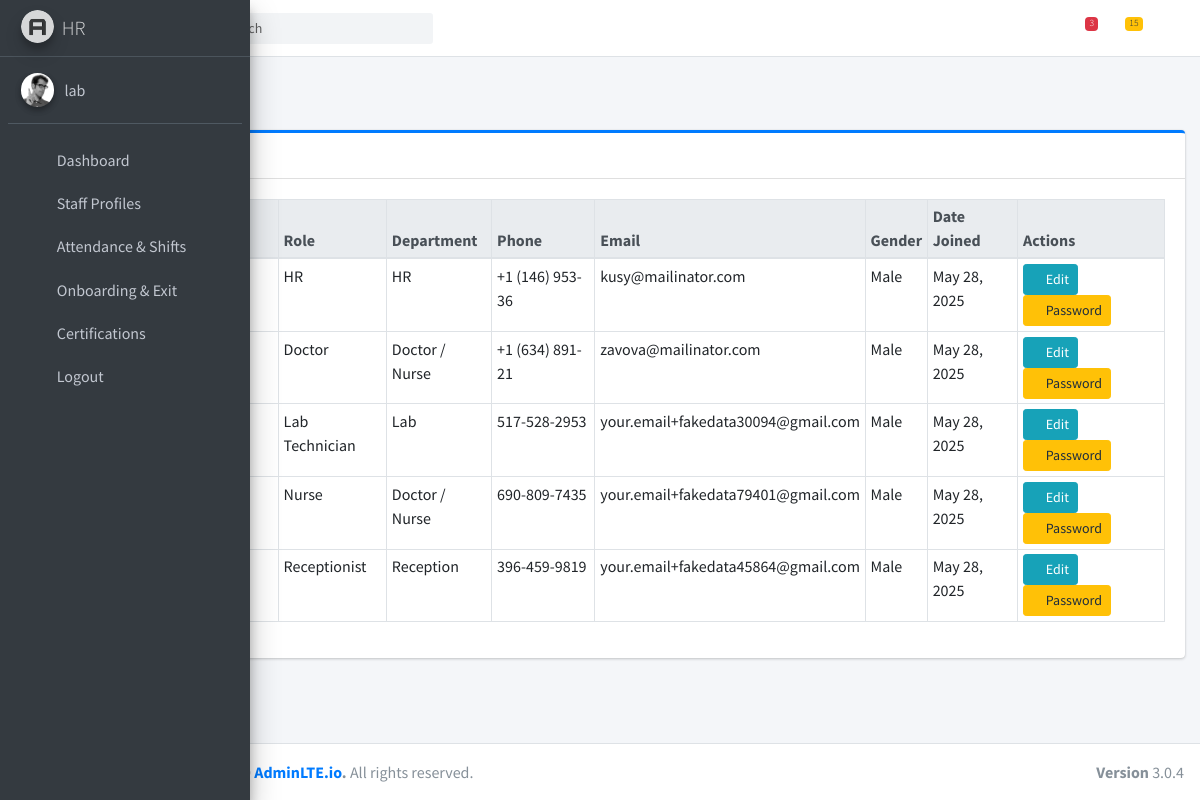
The page /hr/staff_profile/ (signed in) on the database its author committed.
### hospapp/models.py (models this page shows, shortened)
class Profile(models.Model):
    GENDER_CHOICES = [('M', 'Male'), ('F', 'Female')]
    user = models.OneToOneField(User, on_delete=models.CASCADE)
    gender = models.CharField(max_length=1, choices=GENDER_CHOICES, default='M')
    role = models.CharField(max_length=20, choices=ROLE_CHOICES)
    phone_number = models.CharField(max_length=15, blank=True)
    address = models.TextField(blank=True, null=True)
    photo = models.ImageField(upload_to='profile_photos/', blank=True, null=True)
    department = models.ForeignKey(Department, on_delete=models.SET_NULL, null=True, blank=True)
    date_joined = models.DateField(default=timezone.now)

class Department(models.Model):
    name = models.CharField(max_length=100, unique=True)

### hospapp/views.py (the view)
# urls.py: path('hr/staff_profile/', views.staff_profiles, name='staff_profiles'),
@login_required(login_url='home')
def staff_profiles(request):
    staff_list = Profile.objects.select_related('user', 'department').all()
    departments = Department.objects.all()
    context = {
        'staff_list': staff_list,
        'departments': departments,
    }
    return render(request, 'hr/staff_profiles.html', context)

### hospapp/templates/hr/staff_profiles.html (shortened to what this page needs)
{% extends "hr/base.html" %}
{% block content %}
<div class="content-header">
  <div class="container-fluid">
    <div class="row mb-2">
      <div class="col-sm-6">
        <h1 class="m-0 text-dark">Staff Profiles</h1>
      </div>
    </div>
  </div>
</div>
<section class="content">
  <div class="container-fluid">
    <div class="card card-outline card-primary">
      <div class="card-header">
        <h3 class="card-title">Staff Records</h3>
      </div>
      <div class="card-body">
        <div class="table-responsive">
          <table class="table table-bordered table-sm">
            <thead class="thead-light">
              <tr>
                <th scope="col">#</th>
                <th scope="col">Name</th>
                <th scope="col">Role</th>
                <th scope="col">Department</th>
                <th scope="col">Phone</th>
                <th scope="col">Email</th>
                <th scope="col">Gender</th>
                <th scope="col">Date Joined</th>
                <th scope="col">Actions</th>
              </tr>
            </thead>
            <tbody>
              {% for staff in staff_list %}
              <tr data-staff-id="{{ staff.id }}">
                <th scope="row">{{ forloop.counter }}</th>
                <td class="staff-name">{{ staff.user.first_name }} {{ staff.user.last_name }}</td>
                <td class="staff-role">{{ staff.get_role_display }}</td>
                <td class="staff-department">{% if staff.department %}{{ staff.department.name }}{% else %}&mdash;{% endif %}</td>
                <td class="staff-phone">{{ staff.phone_number|default:"&mdash;" }}</td>
                <td class="staff-email">{{ staff.user.email|default:"&mdash;" }}</td>
                <td class="staff-gender">{{ staff.get_gender_display }}</td>
                <td class="staff-date-joined">{{ staff.date_joined|date:"M d, Y" }}</td>
                <td>
                  <button type="button" class="btn btn-sm btn-info" data-toggle="modal" data-target="#editStaffModal{{ staff.id }}" aria-label="Edit {{ staff.user.first_name }} {{ staff.user.last_name }}">
                    <i class="fas fa-edit"></i> Edit
                  </button>
                  <button type="button" class="btn btn-sm btn-warning" data-toggle="modal" data-target="#changePasswordModal{{ staff.id }}" aria-label="Change Password for {{ staff.user.first_name }} {{ staff.user.last_name }}">
                    <i class="fas fa-key"></i> Password
                  </button>
                </td>
              </tr>
              {% empty %}
              <tr>
                <td colspan="9" class="text-center text-muted">No staff found.</td>
              </tr>
              {% endfor %}
            </tbody>
          </table>
        </div>
      </div>
    </div>
  </div>
</section>
{% endblock %}

### hospapp/templates/hr/base.html (shortened to what this page needs)
{% load static %}
<!DOCTYPE html>
<html>
<head>
    <link rel="stylesheet" href="{% static 'plugins/fontawesome-free/css/all.min.css' %}">
    <link rel="stylesheet" href="https://code.ionicframework.com/ionicons/2.0.1/css/ionicons.min.css">
    <link rel="stylesheet" href="{% static 'dist/css/adminlte.min.css' %}">
    <link href="{% static 'plugins/bootstrap-icons/bootstrap-icons.css' %}" rel="stylesheet">
</head>
<body class="hold-transition sidebar-mini sidebar-collapse">
    <div class="wrapper">
        <nav class="main-header navbar navbar-expand navbar-white navbar-light">
            <ul class="navbar-nav">
                <li class="nav-item">
                    <a class="nav-link" data-widget="pushmenu" href="#" role="button"></a>
                </li>
                <li class="nav-item d-none d-sm-inline-block">
                    <a href="{% url 'hr' %}" class="nav-link">Home</a>
                </li>
            </ul>
            <form class="form-inline ml-3">
                <div class="input-group input-group-sm">
                    <input class="form-control form-control-navbar" type="search" placeholder="Search"
                        aria-label="Search">
                    <div class="input-group-append">
                        <button class="btn btn-navbar" type="submit">
                            <i class="fas fa-search"></i>
                        </button>
                    </div>
                </div>
            </form>
            <ul class="navbar-nav ml-auto">
                <li class="nav-item dropdown">
                    <a class="nav-link" data-toggle="dropdown" href="#">
                        <i class="far fa-comments"></i>
                        <span class="badge badge-danger navbar-badge">3</span>
                    </a>
                </li>
                <li class="nav-item dropdown">
                    <a class="nav-link" data-toggle="dropdown" href="#">
                        <span class="badge badge-warning navbar-badge">15</span>
                    </a>
                </li>
                <li class="nav-item">
                    <a class="nav-link" data-widget="control-sidebar" data-slide="true" href="#" role="button">
                        <i class="fas fa-th-large"></i>
                    </a>
                </li>
            </ul>
        </nav>
        <aside class="main-sidebar sidebar-dark-primary elevation-4">
            <a href="{% url 'hr' %}" class="brand-link">
                <img src="{% static 'dist/img/AdminLTELogo.png' %}" alt="AdminLTE Logo"
                    class="brand-image img-circle elevation-3" style="opacity: .8">
                <span class="brand-text font-weight-light">HR</span>
            </a>
            <div class="sidebar">
                <div class="user-panel mt-3 pb-3 mb-3 d-flex">
                    <div class="image">
                        <img src="{% static 'dist/img/user2-160x160.jpg' %}" class="img-circle elevation-2"
                            alt="User Image">
                    </div>
                    <div class="info">
                        <a href="#" class="d-block">{{ user.username }}</a>
                    </div>
                </div>
                <nav class="mt-2">
                    <ul class="nav nav-pills nav-sidebar flex-column" data-widget="treeview" role="menu"
                        data-accordion="false">
                        <li class="nav-item">
                            <a href="{% url 'hr' %}" class="nav-link">
                                <i class="nav-icon fas fa-users"></i>
                                <p>Dashboard</p>
                            </a>
                        </li>
                        <li class="nav-item">
                            <a href="{% url 'staff_profiles' %}" class="nav-link">
                                <i class="nav-icon fas fa-user-tie"></i>
                                <p>Staff Profiles</p>
                            </a>
                        </li>
                        <li class="nav-item">
                            <a href="{% url 'staff_attendance_shift' %}" class="nav-link">
                                <i class="nav-icon fas fa-calendar-check"></i>
                                <p>Attendance & Shifts</p>
                            </a>
                        </li>
                        <li class="nav-item">
                            <a href="{% url 'staff_transitions' %}" class="nav-link">
                                <i class="nav-icon fas fa-user-plus"></i>
                                <p>Onboarding & Exit</p>
                            </a>
                        </li>
                        <li class="nav-item">
                            <a href="{% url 'staff_certifications' %}" class="nav-link">
                                <i class="nav-icon fas fa-id-badge"></i>
                                <p>Certifications</p>
                            </a>
                        </li>
                        <li class="nav-item has-treeview">
                            <a href="{% url 'logout' %}" class="nav-link">
                                <i class="nav-icon fas fa-lock-open"></i>
                                <p>Logout</p>
                            </a>
                        </li>
                    </ul>
                </nav>
            </div>
        </aside>
        <div class="content-wrapper">
            {% block content %}
            {% endblock %}
        </div>
        <footer class="main-footer">
            <div class="float-right d-none d-sm-block">
                <b>Version</b> 3.0.4
            </div>
            <strong>Copyright &copy; 2014-2019 <a href="http://adminlte.io">AdminLTE.io</a>.</strong> All rights
            reserved.
        </footer>
    </div>
</body>
</html>

### rows shown on the page
Profile: role "HR", department.name "HR", phone_number "+1 (146) 953-36", user.email "kusy@mailinator.com", gender "Male", date_joined "May 28, 2025"
Profile: role "Doctor", department.name "Doctor / Nurse", phone_number "+1 (634) 891-21", user.email "zavova@mailinator.com", gender "Male", date_joined "May 28, 2025"
Profile: role "Lab Technician", department.name "Lab", phone_number "517-528-2953", user.email "your.email+fakedata30094@gmail.com", gender "Male", date_joined "May 28, 2025"
Profile: role "Nurse", department.name "Doctor / Nurse", phone_number "690-809-7435", user.email "your.email+fakedata79401@gmail.com", gender "Male", date_joined "May 28, 2025"
Profile: role "Receptionist", department.name "Reception", phone_number "396-459-9819", user.email "your.email+fakedata45864@gmail.com", gender "Male", date_joined "May 28, 2025"

### other values the page prints
{{ user.username }} "lab"
